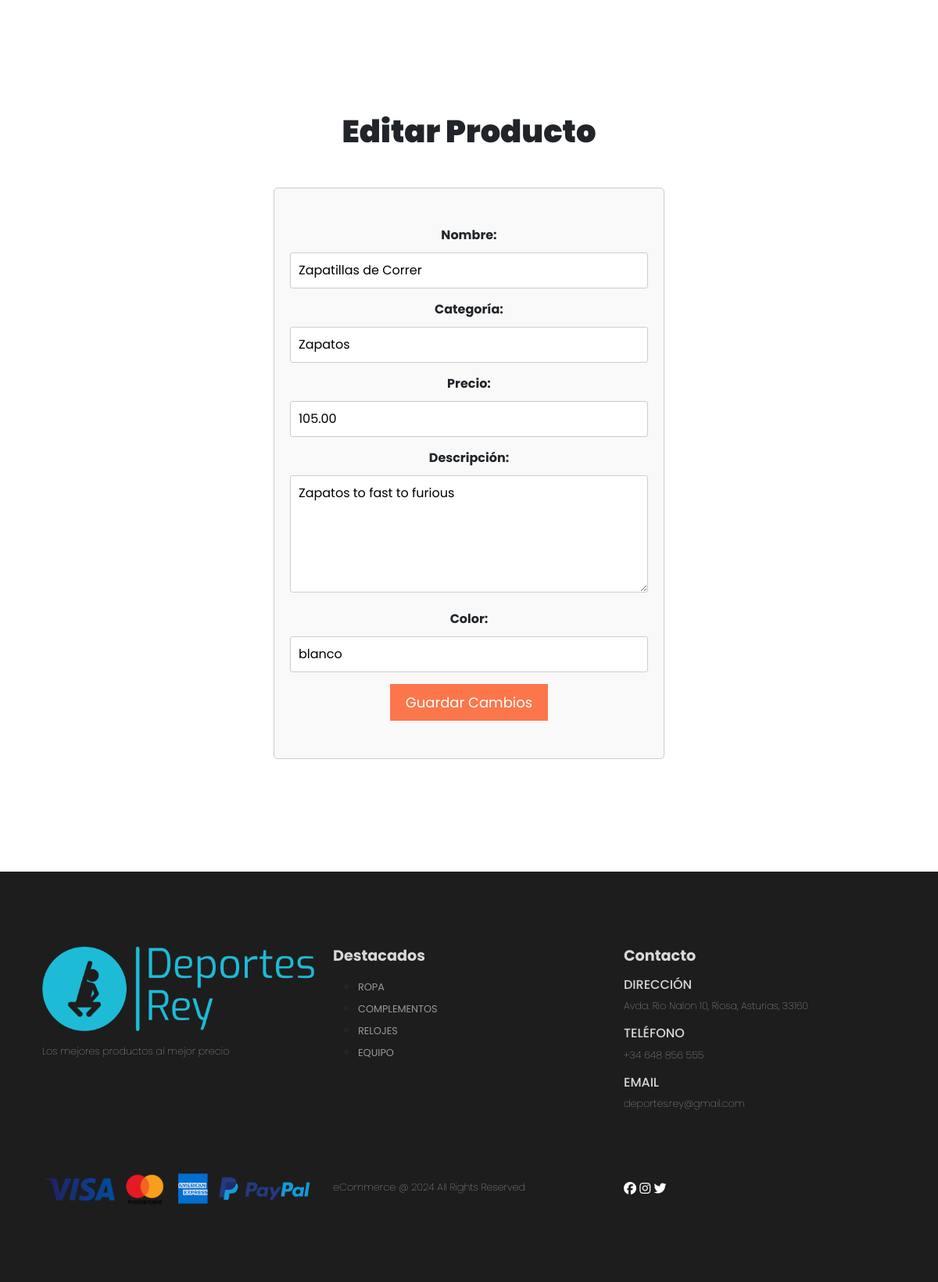
The app's page /editar_prod.php?id=1 (signed in) with its own data.
### tables this page shows
CREATE TABLE `products` (
  `product_id` int(11) NOT NULL,
  `product_name` varchar(100) NOT NULL,
  `product_category` varchar(100) NOT NULL,
  `product_description` varchar(255) NOT NULL,
  `product_image` varchar(255) DEFAULT NULL,
  `product_image2` varchar(255) DEFAULT NULL,
  `product_image3` varchar(255) DEFAULT NULL,
  `product_image4` varchar(255) DEFAULT NULL,
  `product_price` decimal(6,2) NOT NULL,
  `product_special_offer` int(2) DEFAULT NULL,
  `product_color` varchar(100) NOT NULL
);

### editar_prod.php (the view, shortened to what this page needs)
<?php
include('server/connection.php');
if (isset($_GET['id'])) {
    $product_id = $_GET['id'];
    $query = "SELECT * FROM products WHERE product_id = $product_id";
    $result = mysqli_query($conn, $query);
    if (mysqli_num_rows($result) == 1) {
        $product = mysqli_fetch_assoc($result);
    } else {
        header("Location: admin.php");
        exit;
    }
} else {
    header("Location: admin.php");
    exit;
}
?>
<!DOCTYPE html>
<html lang="en">
<head>
    <link href="https://cdn.jsdelivr.net/npm/bootstrap@5.3.2/dist/css/bootstrap.min.css" rel="stylesheet">
    <link rel="stylesheet" href="https://cdnjs.cloudflare.com/ajax/libs/font-awesome/6.5.1/css/all.min.css">
    <link rel="stylesheet" href="assets/css/style.css">
</head>
<body>
    <section class="edit-prod my-5 py-5">
        <div class="container mt-5">
            <h1 class="font-weight-bolder">Editar Producto</h1>
        </div>
        <form method="POST" class="container my-5 py-5">
            <label for="new_name">Nombre:</label>
            <input type="text" name="new_name" value="<?php echo $product['product_name']; ?>"><br>
            <label for="new_category">Categoría:</label>
            <input type="text" name="new_category" value="<?php echo $product['product_category']; ?>"><br>
            <label for="new_price">Precio:</label>
            <input type="number" step="0.01" name="new_price" value="<?php echo $product['product_price']; ?>"><br>
            <label for="new_description">Descripción:</label>
            <textarea name="new_description"><?php echo $product['product_description']; ?></textarea><br>
            <label for="new_color">Color:</label>
            <input type="text" name="new_color" value="<?php echo $product['product_color']; ?>"><br>
            <input type="submit" value="Guardar Cambios">
        </form>
    </section>
<footer class="mt-5 py-5">
  <div class="row container mx-auto pt-5">
    <div class="footer-one col-lg-4 col-md-8 col-sm-12">
      <img src="assets/imgs/logo.png">
      <p class="pt-3">Los mejores productos al mejor precio</p>
    </div>
    <div class="footer-one col-lg-4 col-md-8 col-sm-12">
      <h5 class="pb-2">Destacados</h5>
      <ul class="text-uppercase">
        <li><a href="#">Ropa</a></li>
        <li><a href="#">Complementos</a></li>
        <li><a href="#">Relojes</a></li>
        <li><a href="#">Equipo</a></li>
      </ul>
    </div>
    <div class="footer-one col-lg-4 col-md-8 col-sm-12">
      <h5 class="pb-2">Contacto</h5>
      <div>
        <h6 class="text-uppercase">Dirección</h6>
        <p>Avda. Rio Nalon 10, Riosa, Asturias, 33160</p>
      </div>
      <div>
        <h6 class="text-uppercase">Teléfono</h6>
        <p>+34 648 856 555</p>
      </div>
      <div>
        <h6 class="text-uppercase">Email</h6>
        <p>deportes.rey@gmail.com</p>
      </div>
    </div>
  </div>
  <div class="copyright mt-5">
    <div class="row container mx-auto">
      <div class="col-lg-4 col-md-8 col-sm-12 mb-4">
        <img id="payments" src="assets/imgs/payments.png">
      </div>
      <div class="col-lg-4 col-md-8 col-sm-12 mb-4 text-nowrap py-4 mb-2">
        <p>eCommerce @ 2024 All Rights Reserved</p>
      </div>
      <div class="col-lg-4 col-md-8 col-sm-12 mb-4 py-4">
        <a href="#"><i class="fab fa-facebook"></i></a>
        <a href="#"><i class="fab fa-instagram"></i></a>
        <a href="#"><i class="fab fa-twitter"></i></a>
      </div>
    </div>
  </div>
</footer>
</body>
</html>

### assets/css/style.css (style rules this page uses)
* { margin: 0; padding: 0; box-sizing: border-box; }
img { display: block; max-width: 100%; height: auto; }
body { font-family: 'Poppins', sans-serif ; }
h1 { font-size: 2.5rem; font-weight: 1000; }
h5 { font-size: 1rem; font-weight: 800; }
h6 { color: #d8d8d8; }
footer { background-color: #1d1d1d; }
footer h5 { color: #D8D8D8; font-weight: 700; font-size: 1.2rem; }
footer p { color: #D8D8D8; font-weight: 100; font-size: 0.8rem; }
footer li { padding-bottom: 4px; }
footer li a { font-size: 0.8rem; color: #999; text-decoration: none; }
footer .copyright { color: #999; }
footer .copyright a { color: #000; }
footer .copyright .fab { color: white; }
.edit-prod { text-align: center; }
.edit-prod form { max-width: 500px; margin: 0 auto; padding: 20px; border: 1px solid #ccc; border-radius: 5px; background-color: #f9f9f9; }
.edit-prod label { display: block; margin-bottom: 10px; font-weight: bold; }
.edit-prod input[type="text"], .edit-prod input[type="number"], .edit-prod textarea { width: 100%; padding: 10px; margin-bottom: 15px; border: 1px solid #ccc; border-radius: 3px; font-size: 16px; }
.edit-prod textarea { height: 150px; }
.edit-prod input[type="submit"] { background-color: #fb774b; color: #fff; border: none; padding: 10px 20px; font-size: 18px; cursor: pointer; }

### records on screen
products: new_name "Zapatillas de Correr", new_category "Zapatos", new_price "105.00", new_description "Zapatos to fast to furious", new_color "blanco"
